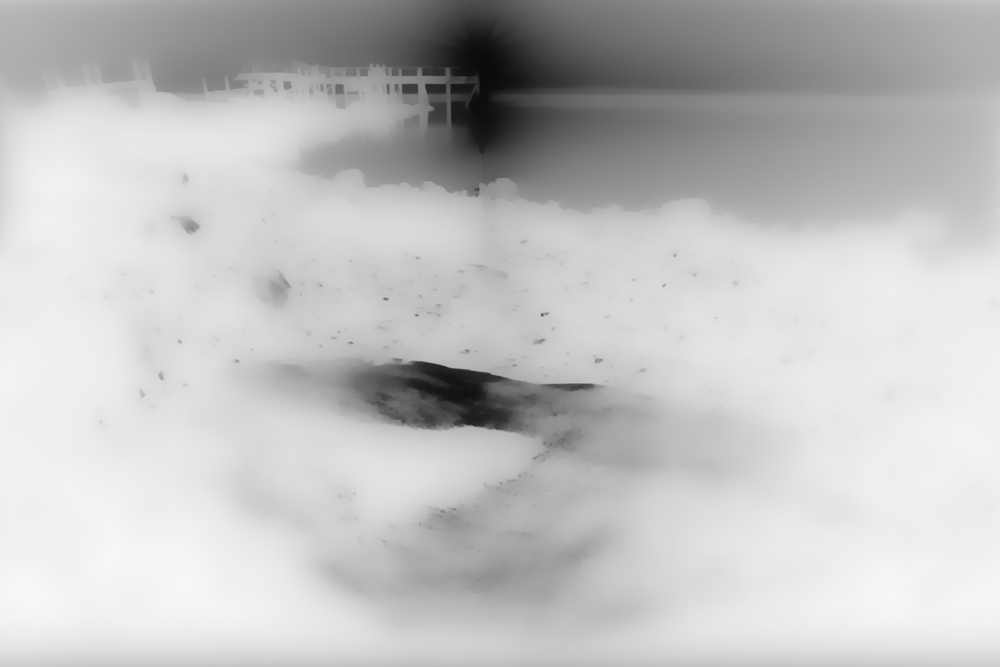
#> input picture image_aug/test/1-W.jpg, 1000 x 667 px, shrunk from 1500 x 1000 before the run
$ python -i aug_dark_brightness.py   (imports and definitions only)
#> lines starting #> are read from the running program, lines starting #| are printed output that depends on the picture
# 改进图像亮度, 过曝光降低亮度, 低曝光增强亮度
import numpy as np
import cv2
from math import ceil
from scipy.sparse import spdiags
from scipy.optimize import fminbound
from scipy.stats import entropy
from scipy.sparse.linalg import spsolve

def computeTextureWeights(fin, sigma, sharpness):
    # 计算纹理信息: 垂直,水平方向
    dt0_v = np.diff(fin, 1, 0)  # 垂直差分
    dt0_v = np.concatenate((dt0_v, fin[:1, :] - fin[-1:, :]), axis=0)  # 第0行减去最后一行
    dt0_h = np.diff(fin, 1, 1)  # 水平差分
    dt0_h = np.concatenate((dt0_h, fin[:, :1] - fin[:, -1:]), axis=1)  # 第0列减去最后一列
    gauker_h = cv2.filter2D(dt0_h, -1, np.ones((1, sigma)), borderType=cv2.BORDER_CONSTANT)
    gauker_v = cv2.filter2D(dt0_v, -1, np.ones((sigma, 1)), borderType=cv2.BORDER_CONSTANT)
    W_h = 1.0 / (abs(gauker_h) * abs(dt0_h) + sharpness)
    W_v = 1.0 / (abs(gauker_v) * abs(dt0_v) + sharpness)

    return W_h, W_v


def convertCol(tmp):
    return np.reshape(tmp.T, (tmp.shape[0] * tmp.shape[1], 1))


def solveLinearEquation(IN, wx, wy, lambd):
    r, c, ch = IN.shape[0], IN.shape[1], 1
    k = r * c
    dx = -lambd * convertCol(wx)
    dy = -lambd * convertCol(wy)
    tempx = np.concatenate((wx[:, -1:], wx[:, 0:-1]), 1)
    tempy = np.concatenate((wy[-1:, :], wy[0:-1, :]), 0)
    dxa = -lambd * convertCol(tempx)
    dya = -lambd * convertCol(tempy)
    tempx = np.concatenate((wx[:, -1:], np.zeros((r, c - 1))), 1)
    tempy = np.concatenate((wy[-1:, :], np.zeros((r - 1, c))), 0)
    dxd1 = -lambd * convertCol(tempx)
    dyd1 = -lambd * convertCol(tempy)
    wx[:, -1:] = 0
    wy[-1:, :] = 0
    dxd2 = -lambd * convertCol(wx)
    dyd2 = -lambd * convertCol(wy)

    # 从对角线返回一个稀疏矩阵
    Ax = spdiags(np.concatenate((dxd1, dxd2), 1).T, np.array([-k + r, -r]), k, k)
    Ay = spdiags(np.concatenate((dyd1, dyd2), 1).T, np.array([-r + 1, -1]), k, k)
    D = 1 - (dx + dy + dxa + dya)
    A = (Ax + Ay) + (Ax + Ay).T + spdiags(D.T, np.array([0]), k, k)
    A = A / 1000.0
    matCol = convertCol(IN)
    OUT = spsolve(A, matCol, permc_spec="MMD_AT_PLUS_A")
    OUT = OUT / 1000
    OUT = np.reshape(OUT, (c, r)).T

    return OUT


def tsmooth(I, lambd=0.5, sigma=5, sharpness=0.001):
    # 计算纹理
    # 解线性方程
    wx, wy = computeTextureWeights(I, sigma, sharpness)
    S = solveLinearEquation(I, wx, wy, lambd)
    return S


def rgb2gm(I):
    if I.shape[2] and I.shape[2] == 3:
        I = np.power(np.multiply(np.multiply(I[:, :, 0], I[:, :, 1]), I[:, :, 2]), (1.0 / 3))
    return I


def applyK(I, k, a=-0.3293, b=1.1258):
    beta = np.exp((1 - (k ** a)) * b)
    gamma = (k ** a)
    BTF = np.power(I, gamma) * beta

    return BTF


def maxEntropyEnhance(I, isBad, mink=1, maxk=10):
    Y = I / 255.0
    Y = rgb2gm(Y)
    Y = Y[isBad >= 1]

    def f(k):
        return -entropy(applyK(Y, k))
    opt_k = fminbound(f, mink, maxk)
    J = applyK(I, opt_k) - 0.01
    return J


def oneHDR(image_path,  mu=0.5, a=-0.3293, b=1.1258):
#> called with image_path = 'test/1-W.jpg', mu = 0.5, a = -0.329, b = 1.13
    I = cv2.imread(image_path)
#> I is the input picture: shape (667, 1000, 3); min 10, max 247, mean 193.3
    # mu: 图像增强程度, 越大增强指数越高
    I = I / 255.0
    t_b = I[:, :, 0]
    for i in range(I.shape[2]-1):
        t_b = np.maximum(t_b, I[:, :, i + 1])

    # 求照度图T
    t_our = tsmooth(t_b)
#> in computeTextureWeights, `dt0_v = np.diff(fin, 1, 0)`:
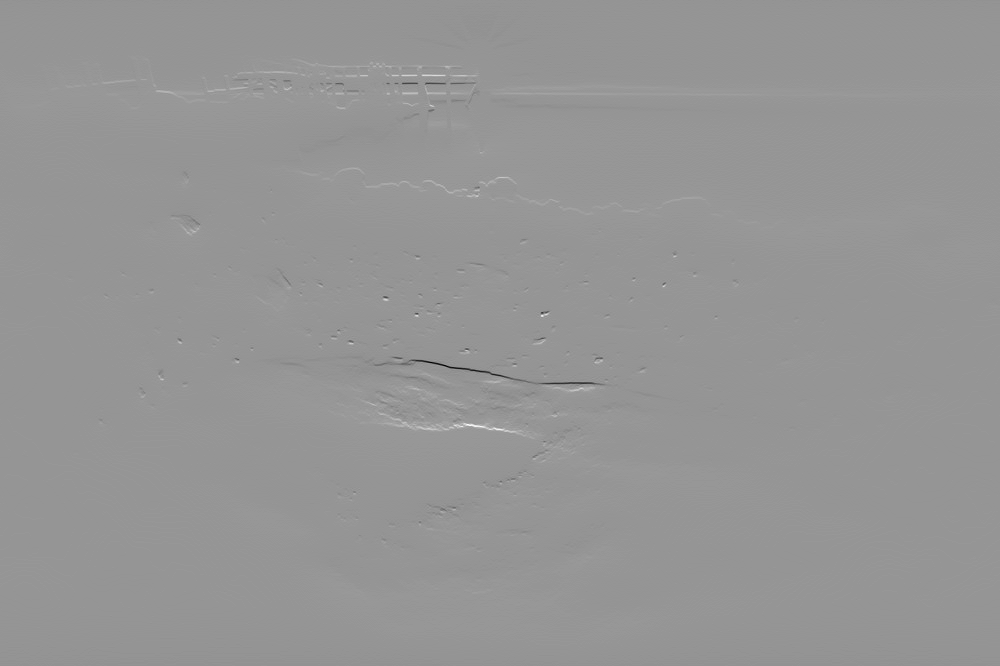
#> dt0_v: shape (666, 1000) float64; min -0.412, max 0.29, mean 0.00027; drawn with min black and max white
#> in computeTextureWeights, `gauker_h = cv2.filter2D(dt0_h, -1, np.ones((1, sigma)), borderType=cv2..`:
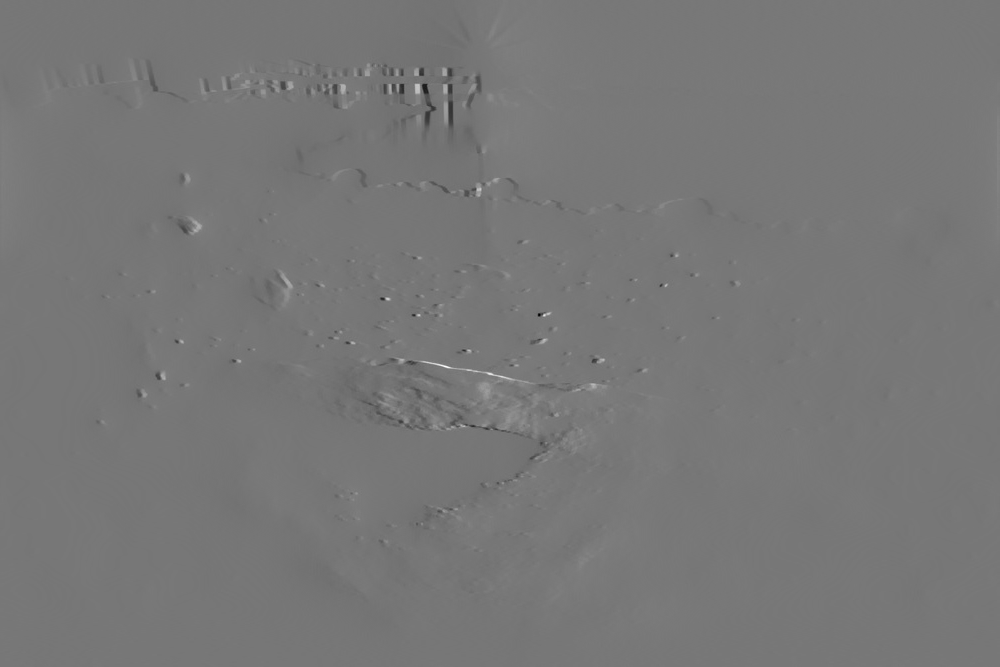
#> gauker_h: shape (667, 1000) float64; min -0.459, max 0.518, mean -1.28e-05; drawn with min black and max white
#> in computeTextureWeights, `gauker_v = cv2.filter2D(dt0_v, -1, np.ones((sigma, 1)), borderType=cv2..`:
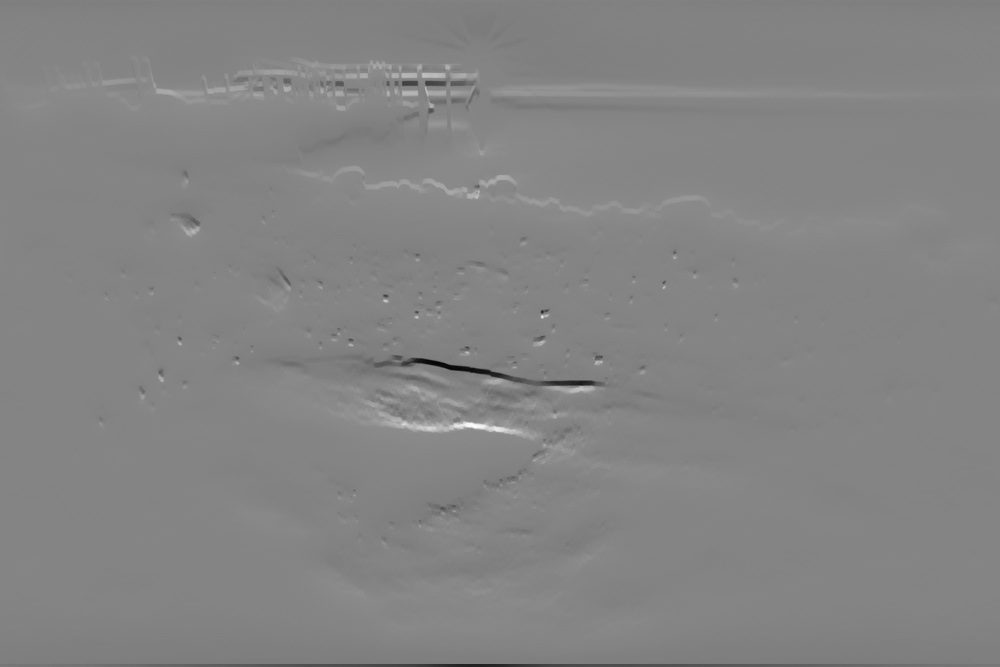
#> gauker_v: shape (667, 1000) float64; min -0.62, max 0.576, mean 0.00057; drawn with min black and max white
#> in solveLinearEquation, `tempy = np.concatenate((wy[-1:, :], wy[0:-1, :]), 0)`:
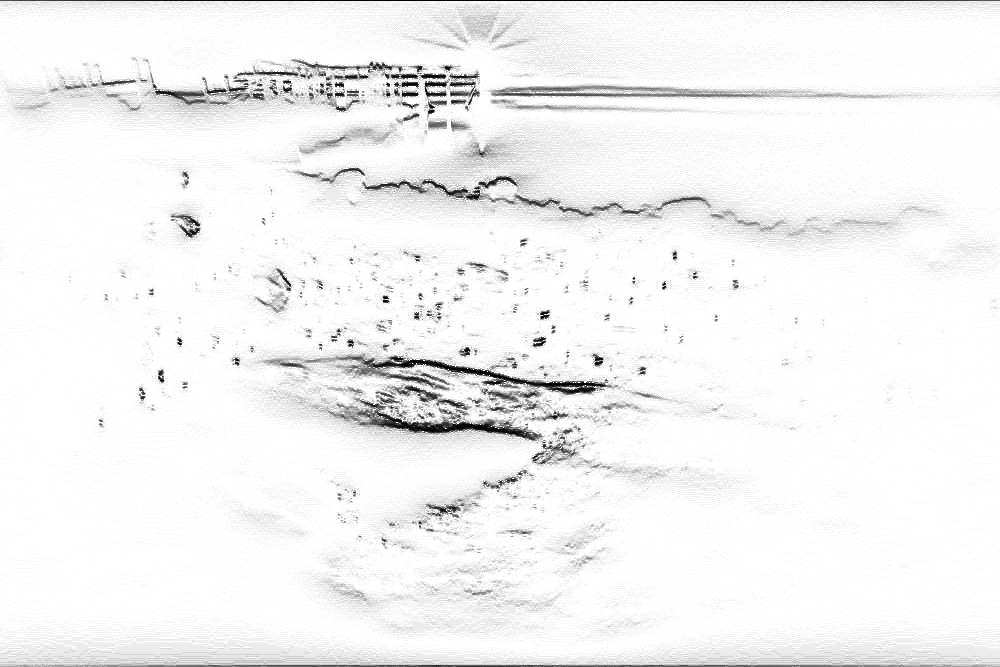
#> tempy: shape (667, 1000) float64; min 4.14, max 1000, mean 954.4; drawn with min black and max white
#> in solveLinearEquation, `tempx = np.concatenate((wx[:, -1:], np.zeros((r, c - 1))), 1)`:
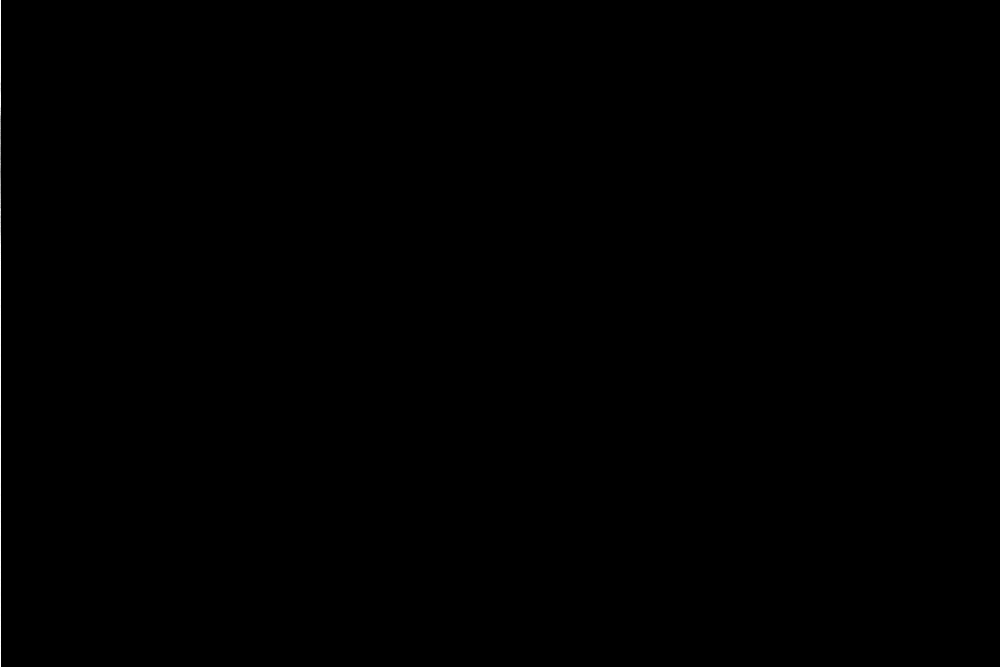
#> tempx: shape (667, 1000) float64; min 0, max 1000, mean 0.9; drawn with min black and max white
#> in solveLinearEquation, `wx[:, -1:] = 0`:
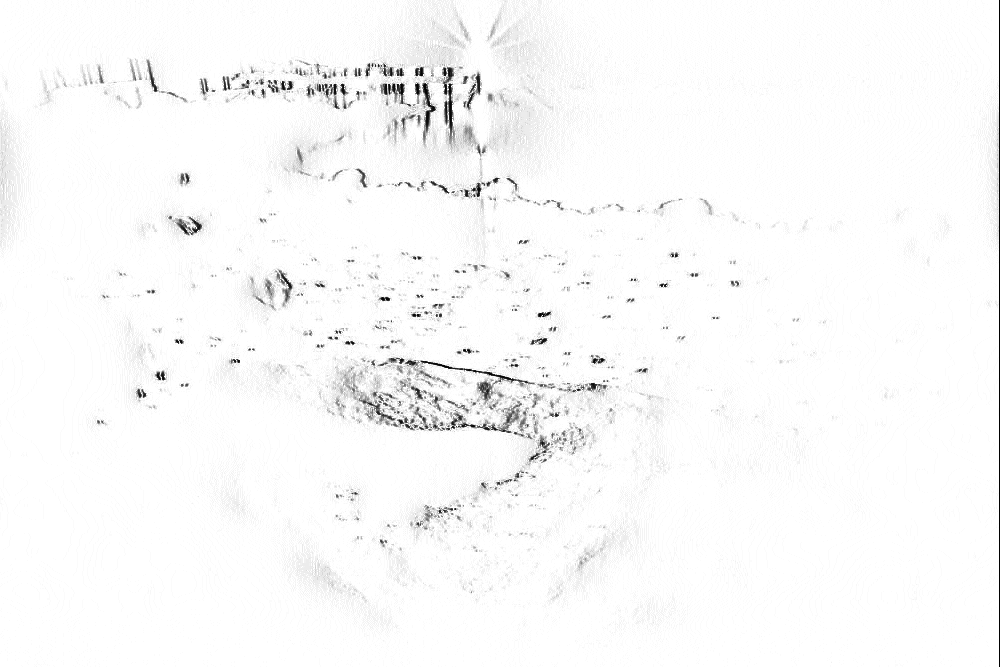
#> wx: shape (667, 1000) float64; min 0, max 1000, mean 979.1; drawn with min black and max white
#> in solveLinearEquation, `wy[-1:, :] = 0`:
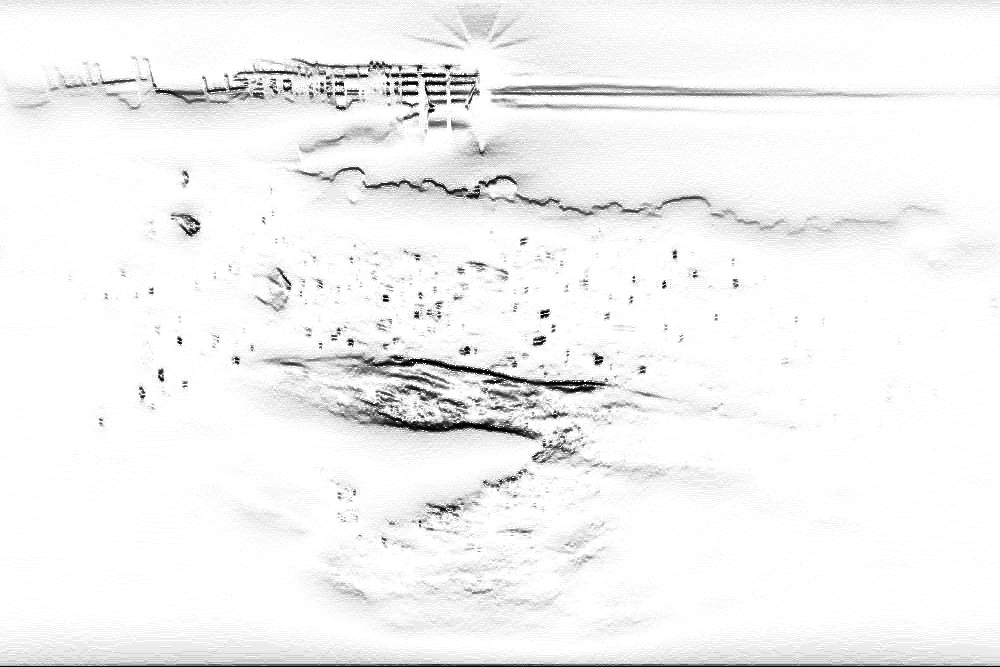
#> wy: shape (667, 1000) float64; min 0, max 1000, mean 954.3; drawn with min black and max white
    t = cv2.merge([t_our, t_our, t_our])
    W = t ** mu
    # 可看看照度函数的逆, 长啥样
    cv2.imwrite(filepath + '1-t.jpg', (1 - t) * 255)

    # 变暗
    I2 = I * W  # 原图*权重
    # 曝光率->k ->J
    isBad = t_our < 0.5
    # 最大熵增强
    J = maxEntropyEnhance(I, isBad)  # 求k和曝光图
    J2 = J * (1 - W)  # 曝光图*权重
    fused = I2 + J2  # 增强图

    return fused


# [3 lines not run here, left out]

#> (the run stopped early here; a loop or call above may not have finished)
